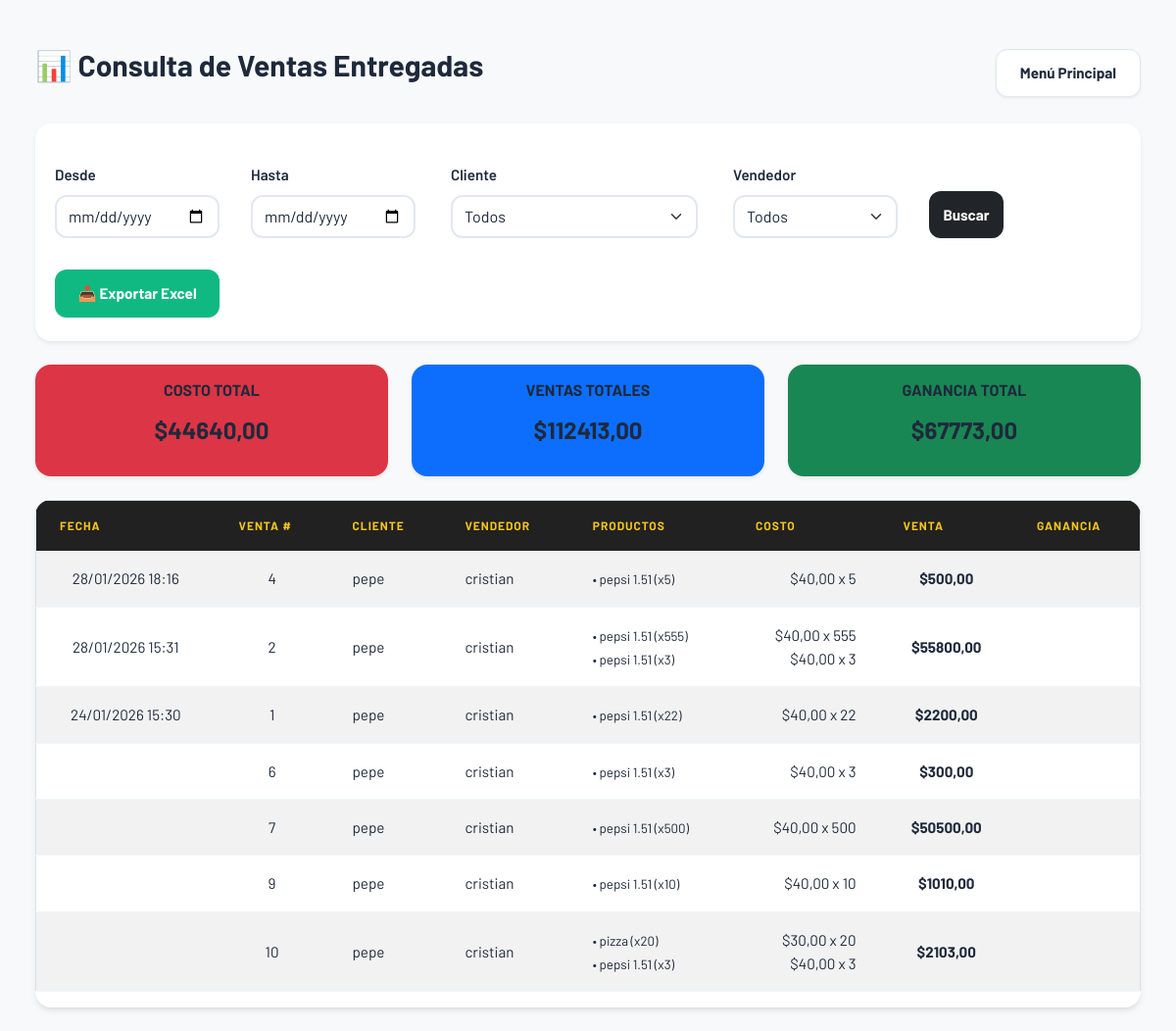
Page /ventas/consultar/ (signed in) on the earlier database version.
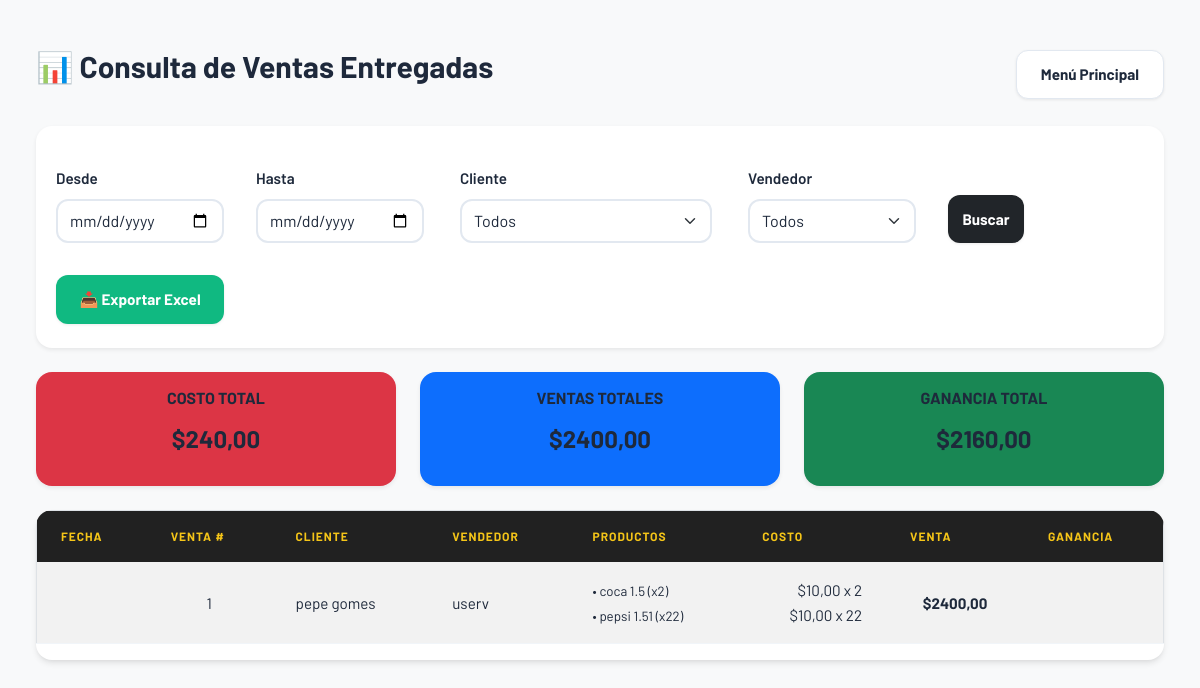
Same page on the later database version.
### stock/models.py (models this page shows, shortened)
class Ventas(models.Model):
    ESTADO_CHOICES = [
        ('pendiente', 'Pendiente'),
        ('confirmada', 'Confirmada'),
        ('enviada', 'Enviada'),      # Aquí se descuenta stock
        ('entregada', 'Entregada'),
        ('cancelada', 'Cancelada'),
    ]
    METODO_PAGO_CHOICES = [
        ('efectivo', 'Efectivo'),
        ('transferencia', 'Transferencia'),
        ('tarjeta_credito', 'Tarjeta de Crédito'),
        ('tarjeta_debito', 'Tarjeta de Débito'),
        ('cuenta_corriente', 'Cuenta Corriente'),
    ]
    usuario_creador = models.ForeignKey(
        User,
        on_delete=models.SET_NULL,
        null=True,
        blank=True,
        related_name='ventas_creadas',
        verbose_name="Usuario creador"
    )
    cliente = models.ForeignKey(
        'Cliente',
        on_delete=models.CASCADE,
        verbose_name="Cliente"
    )
    chofer = models.ForeignKey(
        'Chofer',
        on_delete=models.SET_NULL,
        null=True,
        blank=True,
        verbose_name="Chofer Asignado"
    )
    fecha_envio_programada = models.DateField(
        blank=True,
        null=True,
        verbose_name="Fecha Programada de Envío"
    )
    hora_envio_programada = models.TimeField(
        blank=True,
        null=True,
        verbose_name="Hora Programada de Envío"
    )
    fecha_creacion = models.DateTimeField(
        auto_now_add=True,
        verbose_name="Fecha de Creación"
    )
    fecha_envio = models.DateTimeField(
        blank=True,
        null=True,
        verbose_name="Fecha Real de Envío"
    )
    estado = models.CharField(
        max_length=20,
        choices=ESTADO_CHOICES,
        default='pendiente',
        verbose_name="Estado"
    )
    metodo_pago = models.CharField(
        max_length=30,
        choices=METODO_PAGO_CHOICES,
        default='efectivo',
        verbose_name="Método de Pago"
    )
    valor_total = models.DecimalField(
        max_digits=10,
        decimal_places=2,
        default=0,
        verbose_name="Valor Total"
    )
    notas = models.TextField(
        blank=True,
        null=True,
        verbose_name="Notas"
    )
    class Meta:
        verbose_name = "Venta"
        verbose_name_plural = "Ventas"
        ordering = ['-fecha_creacion']

class Cliente(models.Model):
    usuario = models.OneToOneField(
        settings.AUTH_USER_MODEL,
        on_delete=models.CASCADE,
        related_name='cliente'
    )
    nombre_completo = models.CharField(max_length=200, verbose_name="Nombre y Apellido")
    nombre_local = models.CharField(max_length=200, blank=True, null=True, verbose_name="Nombre del Local")
    cuil = models.CharField(
        max_length=13,
        blank=True,
        null=True,
        verbose_name="CUIL/CUIT",
        unique=True
    )
    email = models.EmailField(unique=True, blank=True, null=True)
    telefono = models.CharField(max_length=20, blank=True, null=True)
    direccion = models.TextField(blank=True, null=True)
    fecha_registro = models.DateTimeField(auto_now_add=True)

class DetalleVenta(models.Model):
    venta = models.ForeignKey(Ventas, on_delete=models.CASCADE, related_name='detalles')
    producto = models.ForeignKey(Producto, on_delete=models.CASCADE)
    cantidad = models.PositiveIntegerField()
    precio_unitario = models.DecimalField(max_digits=10, decimal_places=2)
    subtotal = models.DecimalField(max_digits=10, decimal_places=2)
    class Meta:
        verbose_name = "Detalle de Venta"
        verbose_name_plural = "Detalles de Ventas"

class Producto(models.Model):
    nombre = models.CharField(max_length=100)
    tipo = models.ForeignKey(TipoProducto, on_delete=models.CASCADE)
    cantidad = models.PositiveIntegerField(default=0)
    valor = models.DecimalField(max_digits=10, decimal_places=2)
    valor_compra = models.DecimalField(
        max_digits=10,
        decimal_places=2,
        verbose_name="Precio de Compra",
        default=0.00  # Valor por defecto
    )
    umbral_alerta = models.PositiveIntegerField(
        default=5,
        verbose_name="Stock Mínimo de Alerta"
    )
    fecha_modificacion = models.DateTimeField(auto_now=True)

### stock/views.py (the view)
# urls.py: path('ventas/consultar/', views.consultar_ventas, name='consultar_ventas'),
@login_required
def consultar_ventas(request):
    productos = Producto.objects.all()
    clientes = Cliente.objects.all().order_by('nombre_completo')
    usuarios = User.objects.filter(
        is_active=True,
        perfilusuario__tipo="ventas"
    ).order_by('username')
    fecha_desde = request.GET.get('desde')
    fecha_hasta = request.GET.get('hasta')
    cliente_id = request.GET.get('cliente')
    producto_id = request.GET.get('producto')
    usuario_id = request.GET.get('usuario')
    exportar = request.GET.get('exportar')
    ventas = Ventas.objects.filter(
        estado='entregada'
    ).select_related(
        'cliente',
        'usuario_creador'
    ).prefetch_related(
        'detalles__producto'
    )
    if fecha_desde:
        ventas = ventas.filter(fecha_envio__date__gte=fecha_desde)
    if fecha_hasta:
        ventas = ventas.filter(fecha_envio__date__lte=fecha_hasta)
    if cliente_id:
        ventas = ventas.filter(cliente_id=cliente_id)
    if producto_id:
        ventas = ventas.filter(detalles__producto_id=producto_id).distinct()
    if usuario_id:
        ventas = ventas.filter(usuario_creador_id=usuario_id)
    ventas = ventas.order_by('-fecha_envio')
    total_ventas = 0
    total_costo = 0
    for venta in ventas:
        for detalle in venta.detalles.all():
            total_ventas += detalle.subtotal
            total_costo += (detalle.producto.valor_compra or 0) * detalle.cantidad
    ganancia_total = total_ventas - total_costo
    if exportar == 'excel':
        return exportar_ventas_excel(ventas, fecha_desde, fecha_hasta)
    return render(request, 'consultar_ventas.html', {
        'ventas': ventas,
        'productos': productos,
        'clientes': clientes,
        'usuarios': usuarios,  # 👈 ahora SOLO ventas
        'total_ventas': total_ventas,
        'total_costo': total_costo,
        'ganancia_total': ganancia_total,
        'fecha_desde': fecha_desde,
        'fecha_hasta': fecha_hasta,
        'cliente_id': cliente_id,
        'producto_id': producto_id,
        'usuario_id': usuario_id,
    })

### stock/templates/consultar_ventas.html (shortened to what the changed rows need)
{% load static %}
<!DOCTYPE html>
<html lang="es">
<head>
    <link rel="stylesheet" href="{% static 'css/bootstrap.min.css' %}">
    <link rel="stylesheet" href="{% static 'css/style.css' %}">
</head>
<body class="bg-light">
    <div class="container-fluid mt-4">
        <div class="d-flex justify-content-between align-items-center mb-4">
            <h2>📊 Consulta de Ventas Entregadas</h2>
        </div>
        <div class="row mb-4">
            <div class="col-md-4">
                <div class="card text-center shadow-sm border-0 bg-danger text-white">
                    <div class="card-body">
                        <h6>COSTO TOTAL</h6>
                        <h3>${{ total_costo|floatformat:2 }}</h3>
                    </div>
                </div>
            </div>
            <div class="col-md-4">
                <div class="card text-center shadow-sm border-0 bg-primary text-white">
                    <div class="card-body">
                        <h6>VENTAS TOTALES</h6>
                        <h3>${{ total_ventas|floatformat:2 }}</h3>
                    </div>
                </div>
            </div>
            <div class="col-md-4">
                <div class="card text-center shadow-sm border-0 bg-success text-white">
                    <div class="card-body">
                        <h6>GANANCIA TOTAL</h6>
                        <h3>${{ ganancia_total|floatformat:2 }}</h3>
                    </div>
                </div>
            </div>
        </div>
        <div class="table-responsive">
            <table class="table table-striped table-hover bg-white border">
                <thead class="table-dark text-center">
                    <tr>
                        <th>Fecha</th>
                        <th>Venta #</th>
                        <th>Cliente</th>
                        <th>Vendedor</th>
                        <th>Productos</th>
                        <th>Costo</th>
                        <th>Venta</th>
                        <th>Ganancia</th>
                    </tr>
                </thead>
                <tbody>
                    {% for venta in ventas %}
                    {% with costo=0 ganancia=0 %}
                    <tr>
                        <td class="text-center">{{ venta.fecha_envio|date:"d/m/Y H:i" }}</td>
                        <td class="text-center">{{ venta.id }}</td>
                        <td>{{ venta.cliente.nombre_completo }}</td>
                        <td>{{ venta.usuario_creador.username|default:"N/A" }}</td>
                        <td>
                            <small>
                            {% for item in venta.detalles.all %}
                                • {{ item.producto.nombre }} (x{{ item.cantidad }})<br>
                            {% endfor %}
                            </small>
                        </td>
                        <td class="text-end">
                            {% for item in venta.detalles.all %}
                                ${{ item.producto.valor_compra|default:0|floatformat:2 }} x {{ item.cantidad }}<br>
                            {% endfor %}
                        </td>
                        <td class="text-center"><strong>${{ venta.valor_total|floatformat:2 }}</strong></td>
                        <td class="text-center text-success">
                        </td>
                    </tr>
                    {% endwith %}
                    {% empty %}
                    <tr>
                        <td colspan="8" class="text-center py-4 text-muted">
                            No se encontraron ventas entregadas con los filtros seleccionados.
                        </td>
                    </tr>
                    {% endfor %}
                </tbody>
            </table>
        </div>
    </div>
</body>
</html>

Differences in the rows shown:
removed Ventas: fecha_envio "28/01/2026 18:16", id "4", cliente.nombre_completo "pepe", usuario_creador.username "cristian", valor_total "500,00"
removed DetalleVenta: producto.nombre "pepsi 1.51", cantidad "5", producto.valor_compra "40,00"
no longer on this page (row edited): Ventas: fecha_envio "28/01/2026 15:31", id "2", cliente.nombre_completo "pepe", usuario_creador.username "cristian", valor_total "55800,00", DetalleVenta (producto.nombre "pepsi 1.51", cantidad "555", producto.valor_compra "40,00")
no longer on this page (row edited): DetalleVenta: producto.nombre "pepsi 1.51", cantidad "3", producto.valor_compra "40,00"
removed Ventas: id "6", cliente.nombre_completo "pepe", usuario_creador.username "cristian", valor_total "300,00"
removed DetalleVenta: producto.nombre "pepsi 1.51", cantidad "3", producto.valor_compra "40,00"
removed Ventas: id "7", cliente.nombre_completo "pepe", usuario_creador.username "cristian", valor_total "50500,00"
removed DetalleVenta: producto.nombre "pepsi 1.51", cantidad "500", producto.valor_compra "40,00"
removed Ventas: id "9", cliente.nombre_completo "pepe", usuario_creador.username "cristian", valor_total "1010,00"
removed DetalleVenta: producto.nombre "pepsi 1.51", cantidad "10", producto.valor_compra "40,00"
removed Ventas: id "10", cliente.nombre_completo "pepe", usuario_creador.username "cristian", valor_total "2103,00"
removed DetalleVenta: producto.nombre "pizza", cantidad "20", producto.valor_compra "30,00"
removed DetalleVenta: producto.nombre "pepsi 1.51", cantidad "3", producto.valor_compra "40,00"
changed Ventas id 1: cliente.nombre_completo "pepe" → "pepe gomes"; usuario_creador.username "cristian" → "userv"; gains DetalleVenta (producto.nombre "pepsi 1.51", cantidad "22", producto.valor_compra "10,00"); valor_total "2200,00" → "2400,00"; fecha_envio "24/01/2026 15:30" → (not shown)
changed DetalleVenta: producto.nombre "pepsi 1.51" → "coca 1.5"; cantidad "22" → "2"; producto.valor_compra "40,00" → "10,00"
Other differences:
{{ total_costo|floatformat:2 }}: "44640,00" → "240,00"
{{ total_ventas|floatformat:2 }}: "112413,00" → "2400,00"
{{ ganancia_total|floatformat:2 }}: "67773,00" → "2160,00"
